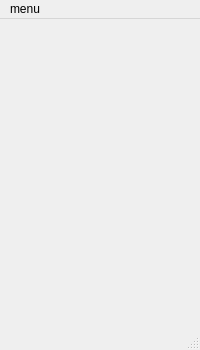
<?xml version="1.0" encoding="UTF-8"?>
<ui version="4.0">
 <class>Server</class>
 <widget class="QMainWindow" name="Server">
  <property name="geometry">
   <rect>
    <x>0</x>
    <y>0</y>
    <width>200</width>
    <height>350</height>
   </rect>
  </property>
  <property name="windowTitle">
   <string>Server</string>
  </property>
  <widget class="QWidget" name="centralWidget">
   <widget class="QLabel" name="label">
    <property name="geometry">
     <rect>
      <x>-1</x>
      <y>-11</y>
      <width>211</width>
      <height>321</height>
     </rect>
    </property>
    <property name="text">
     <string/>
    </property>
    <property name="pixmap">
     <pixmap resource="pics.qrc">:/main/main.jpeg</pixmap>
    </property>
   </widget>
  </widget>
  <widget class="QMenuBar" name="menuBar">
   <property name="geometry">
    <rect>
     <x>0</x>
     <y>0</y>
     <width>200</width>
     <height>23</height>
    </rect>
   </property>
   <widget class="QMenu" name="menuMenu">
    <property name="title">
     <string>menu</string>
    </property>
    <addaction name="btnClose"/>
   </widget>
   <addaction name="menuMenu"/>
  </widget>
  <widget class="QStatusBar" name="statusBar"/>
  <action name="btnClose">
   <property name="text">
    <string>exit</string>
   </property>
  </action>
 </widget>
 <layoutdefault spacing="6" margin="11"/>
 <resources>
  <include location="pics.qrc"/>
 </resources>
 <connections>
  <connection>
   <sender>btnClose</sender>
   <signal>triggered()</signal>
   <receiver>Server</receiver>
   <slot>close()</slot>
   <hints>
    <hint type="sourcelabel">
     <x>-1</x>
     <y>-1</y>
    </hint>
    <hint type="destinationlabel">
     <x>108</x>
     <y>188</y>
    </hint>
   </hints>
  </connection>
 </connections>
</ui>
